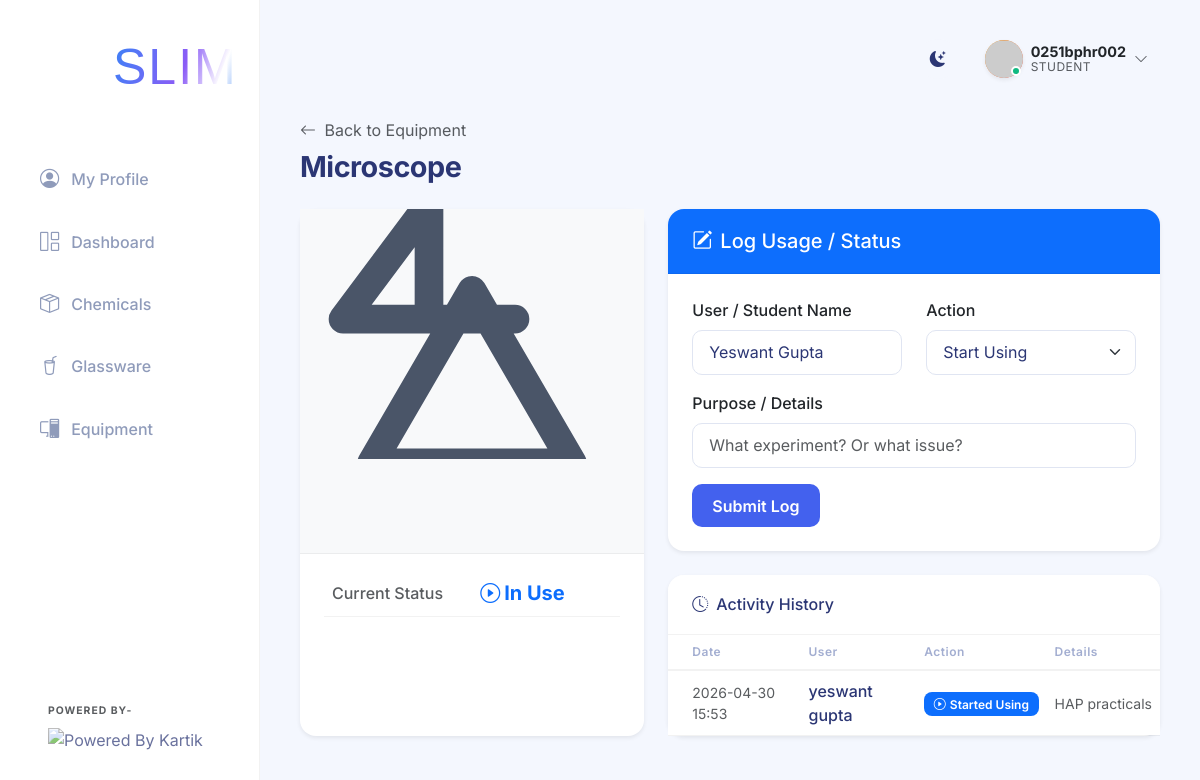
Page /equipment/2 (signed in) on the committed database.
### app.py (models this page shows)
class User(UserMixin, db.Model):
    id = db.Column(db.Integer, primary_key=True)
    username = db.Column(db.String(100), unique=True, nullable=False)
    password_hash = db.Column(db.String(200), nullable=False)
    role = db.Column(db.String(50), nullable=False) # 'teacher', 'student', or 'developer'
    full_name = db.Column(db.String(150), nullable=True)
    roll_number = db.Column(db.String(50), nullable=True)
    email = db.Column(db.String(150), nullable=True)
    phone = db.Column(db.String(20), nullable=True)

class Equipment(db.Model):
    id = db.Column(db.Integer, primary_key=True)
    name = db.Column(db.String(150), nullable=False)
    status = db.Column(db.String(50), nullable=False) # Available, In Use, Maintenance
    logs = db.relationship('EquipmentLog', backref='equipment', lazy=True, cascade="all, delete-orphan")

class EquipmentLog(db.Model):
    id = db.Column(db.Integer, primary_key=True)
    equipment_id = db.Column(db.Integer, db.ForeignKey('equipment.id'), nullable=False)
    user_name = db.Column(db.String(100), nullable=False)
    action = db.Column(db.String(50), nullable=False) # Started Using, Finished Using, Maintenance
    purpose = db.Column(db.String(255), nullable=False)
    date = db.Column(db.DateTime, nullable=False, default=datetime.utcnow)

### app.py (the view)
@app.route('/equipment/<int:id>')
def equipment_detail(id):
    item = Equipment.query.get_or_404(id)
    item.image_url = get_lab_item_image(item.name, width=500)
    logs = EquipmentLog.query.filter_by(equipment_id=id).order_by(EquipmentLog.date.desc()).all()
    return render_template('equipment_detail.html', item=item, logs=logs)

### app.py (called while the page is built)
@login_manager.user_loader
def load_user(user_id):
    return User.query.get(int(user_id))

### templates/equipment_detail.html (shortened to what this page needs)
{% extends 'base.html' %}
{% block content %}
<div class="d-flex justify-content-between align-items-center mb-4">
    <div>
        <a href="{{ url_for('equipment') }}" class="text-decoration-none text-muted mb-2 d-inline-block">
            <i class="bi bi-arrow-left me-1"></i> Back to Equipment
        </a>
        <h2 class="page-title mb-0 d-flex align-items-center">
            {{ item.name }}
        </h2>
    </div>
</div>
<div class="row">
    <div class="col-md-5 mb-4">
        <div class="card shadow-sm h-100">
            <div class="card-body text-center p-0" style="background-color: #f8f9fa; border-bottom: 1px solid rgba(0,0,0,0.05);">
                <img src="{{ item.image_url }}" class="img-fluid" style="object-fit: cover; height: 250px; width: 100%;" alt="{{ item.name }}">
            </div>
            <div class="card-body pt-3">
                <table class="table table-borderless mb-0">
                    <tbody>
                        <tr>
                            <td class="text-muted fw-medium w-50">Current Status</td>
                            <td class="fw-bold fs-5">
                                {% if item.status == 'Available' %}
                                <span class="text-success"><i class="bi bi-check-circle me-1"></i>Available</span>
                                {% elif item.status == 'In Use' %}
                                <span class="text-primary"><i class="bi bi-play-circle me-1"></i>In Use</span>
                                {% elif item.status == 'Maintenance' %}
                                <span class="text-warning"><i class="bi bi-tools me-1"></i>Maintenance</span>
                                {% else %}
                                <span class="text-secondary">{{ item.status }}</span>
                                {% endif %}
                            </td>
                        </tr>
                    </tbody>
                </table>
            </div>
        </div>
    </div>
    <div class="col-md-7">
        <div class="card shadow-sm mb-4 border-primary">
            <div class="card-header bg-primary text-white">
                <h5 class="mb-0"><i class="bi bi-pencil-square me-2"></i>Log Usage / Status</h5>
            </div>
            <div class="card-body">
                {% if current_user.is_authenticated %}
                <form action="{{ url_for('log_equipment_usage', id=item.id) }}" method="POST">
                    <div class="row mb-3">
                        <div class="col-md-6">
                            <label class="form-label fw-medium">User / Student Name</label>
                            <input type="text" name="user_name" class="form-control"
                                   value="{{ current_user.full_name or current_user.username }}"
                                   {% if current_user.role != 'teacher' %}readonly{% endif %} required>
                        </div>
                        <div class="col-md-6">
                            <label class="form-label fw-medium">Action</label>
                            <select name="action" class="form-select" required>
                                <option value="Started Using">Start Using</option>
                            </select>
                        </div>
                    </div>
                    <div class="mb-3">
                        <label class="form-label fw-medium">Purpose / Details</label>
                        <input type="text" name="purpose" class="form-control" placeholder="What experiment? Or what issue?" required>
                    </div>
                    <button type="submit" class="btn btn-primary">
                        Submit Log
                    </button>
                </form>
                {% else %}
                <div class="text-center py-3">
                    <i class="bi bi-lock text-muted fs-1 d-block mb-2"></i>
                    <p class="text-muted">You must be logged in as a Student or Teacher to update equipment status.</p>
                    <button class="btn btn-outline-primary" data-bs-toggle="modal" data-bs-target="#loginModal">Login Now</button>
                </div>
                {% endif %}
            </div>
        </div>
        <div class="card shadow-sm">
            <div class="card-header bg-white">
                <h6 class="mb-0"><i class="bi bi-clock-history me-2"></i>Activity History</h6>
            </div>
            <div class="card-body p-0">
                <div class="table-responsive">
                    <table class="table table-hover align-middle mb-0">
                        <thead class="bg-light">
                            <tr>
                                <th class="ps-4">Date</th>
                                <th>User</th>
                                <th>Action</th>
                                <th>Details</th>
                            </tr>
                        </thead>
                        <tbody>
                            {% for log in logs %}
                            <tr>
                                <td class="ps-4 text-muted small">{{ log.date.strftime('%Y-%m-%d %H:%M') }}</td>
                                <td class="fw-medium">{{ log.user_name }}</td>
                                <td>
                                    {% if log.action == 'Started Using' %}
                                    <span class="badge bg-primary"><i class="bi bi-play-circle me-1"></i>Started Using</span>
                                    {% elif log.action == 'Finished Using' %}
                                    <span class="badge bg-success"><i class="bi bi-check-circle me-1"></i>Finished Using</span>
                                    {% elif log.action == 'Reported Issue' %}
                                    <span class="badge bg-warning text-dark"><i class="bi bi-exclamation-triangle me-1"></i>Reported Issue</span>
                                    {% endif %}
                                </td>
                                <td class="text-muted small text-truncate" style="max-width: 200px;" title="{{ log.purpose }}">{{ log.purpose }}</td>
                            </tr>
                            {% else %}
                            <tr>
                                <td colspan="4" class="text-center py-4 text-muted">No activity logs recorded yet.</td>
                            </tr>
                            {% endfor %}
                        </tbody>
                    </table>
                </div>
            </div>
        </div>
    </div>
</div>
{% endblock %}

### templates/base.html (shortened to what this page needs)
<!DOCTYPE html>
<html lang="en">
<head>
    <link href="https://cdn.jsdelivr.net/npm/bootstrap@5.3.0/dist/css/bootstrap.min.css" rel="stylesheet">
    <link rel="stylesheet" href="{{ url_for('static', filename='css/style.css') }}">
    <link rel="stylesheet" href="https://cdn.jsdelivr.net/npm/bootstrap-icons@1.10.5/font/bootstrap-icons.css">
</head>
<body>
    <div class="app-container">
        <nav class="sidebar d-flex flex-column">
            <div class="sidebar-header">
                <a class="navbar-brand d-flex align-items-center morph-logo" href="{{ url_for('dashboard') }}"
                    style="text-decoration: none;">
                    <div class="me-1 d-flex justify-content-center align-items-center"
                        style="width: 80px; height: 80px; margin-left: -5px;">
                        <dotlottie-player src="{{ url_for('static', filename='logo.lottie') }}" background="transparent"
                            speed="1" style="width: 80px; height: 80px;" loop autoplay></dotlottie-player>
                    </div>
                    <div class="logo-text-container">
                        <div class="logo-text main-text">
                            <span class="slim-text-animated">SLIM</span>
                        </div>
                    </div>
                </a>
            </div>
            <ul class="nav flex-column sidebar-nav mt-3">
                {% if current_user.is_authenticated and current_user.role in ['student', 'developer'] %}
                <li class="nav-item">
                    <a class="nav-link {% if request.endpoint == 'profile' %}active{% endif %}"
                        href="{{ url_for('profile') }}">
                        <i class="bi bi-person-circle"></i> My Profile
                    </a>
                </li>
                {% endif %}
                <li class="nav-item">
                    <a class="nav-link {% if request.endpoint == 'dashboard' %}active{% endif %}"
                        href="{{ url_for('dashboard') }}">
                        <i class="bi bi-grid-1x2"></i> Dashboard
                    </a>
                </li>
                <li class="nav-item">
                    <a class="nav-link {% if request.endpoint == 'chemicals' or request.endpoint == 'add_chemical' or request.endpoint == 'chemical_detail' %}active{% endif %}"
                        href="{{ url_for('chemicals') }}">
                        <i class="bi bi-box-seam"></i> Chemicals
                    </a>
                </li>
                <li class="nav-item">
                    <a class="nav-link {% if request.endpoint == 'glassware' %}active{% endif %}"
                        href="{{ url_for('glassware') }}">
                        <i class="bi bi-cup-straw"></i> Glassware
                    </a>
                </li>
                <li class="nav-item">
                    <a class="nav-link {% if request.endpoint == 'equipment' %}active{% endif %}"
                        href="{{ url_for('equipment') }}">
                        <i class="bi bi-pc-display"></i> Equipment
                    </a>
                </li>
            </ul>
            <div class="sidebar-footer mt-auto p-4 text-start">
                <small class="text-muted d-block fw-bold text-uppercase mb-2"
                    style="font-size: 0.65rem; letter-spacing: 1px;">Powered By-</small>
                <img src="https://student.camu.in/camu_attachment/get/6696654be0b1fd900cf3997c" alt="Powered By Kartik"
                    class="img-fluid powered-logo">
            </div>
        </nav>
        <main class="main-content">
            <header class="top-header d-flex justify-content-between align-items-center mb-4">
                <div class="d-flex align-items-center">
                    <div class="theme-toggle" id="themeToggle" title="Toggle Dark/Light Mode">
                        <i class="bi bi-moon-stars-fill"></i>
                    </div>
                    <div class="user-profile dropdown">
                        <div class="profile-trigger d-flex align-items-center" {% if current_user.is_authenticated
                            %}data-bs-toggle="dropdown" {% else %}data-bs-toggle="modal" data-bs-target="#loginModal" {%
                            endif %}>
                            {% if current_user.is_authenticated %}
                            <div class="avatar-wrapper me-2">
                                <div class="avatar-circle {% if current_user.role == 'developer' %}bg-developer{% elif current_user.role == 'teacher' %}bg-teacher{% else %}bg-student{% endif %} shadow-sm"
                                    style="padding: 0; overflow: hidden;">
                                    <img src="https://api.dicebear.com/9.x/bottts/svg?seed={{ current_user.username }}&backgroundColor=transparent"
                                        alt="Avatar"
                                        style="width: 100%; height: 100%; object-fit: cover; transform: scale(1.1) translateY(2px);">
                                </div>
                                <div class="status-indicator online"></div>
                            </div>
                            <div class="user-info d-none d-sm-block">
                                <div class="user-name fw-bold text-dark">{{ current_user.username|capitalize }}</div>
                                <div class="user-role text-muted">{{ current_user.role|capitalize }}</div>
                            </div>
                            <i class="bi bi-chevron-down ms-2 text-muted small"></i>
                            {% else %}
                            <div class="avatar-circle bg-secondary shadow-sm me-2">
                                <i class="bi bi-person"></i>
                            </div>
                            <span class="fw-medium text-dark">Login</span>
                            {% endif %}
                        </div>
                    </div>
            </header>
            <div class="content-wrapper">
                {% block content %}{% endblock %}
            </div>
        </main>
    </div>
</body>
</html>

### rows in the picture
User: username "0251bphr002", role "STUDENT", user_name "Yeswant Gupta"
Equipment: name "Microscope"
EquipmentLog: date "2026-04-30 15:53", user_name "yeswant gupta", action "Started Using" (drawn), purpose "HAP practicals"
